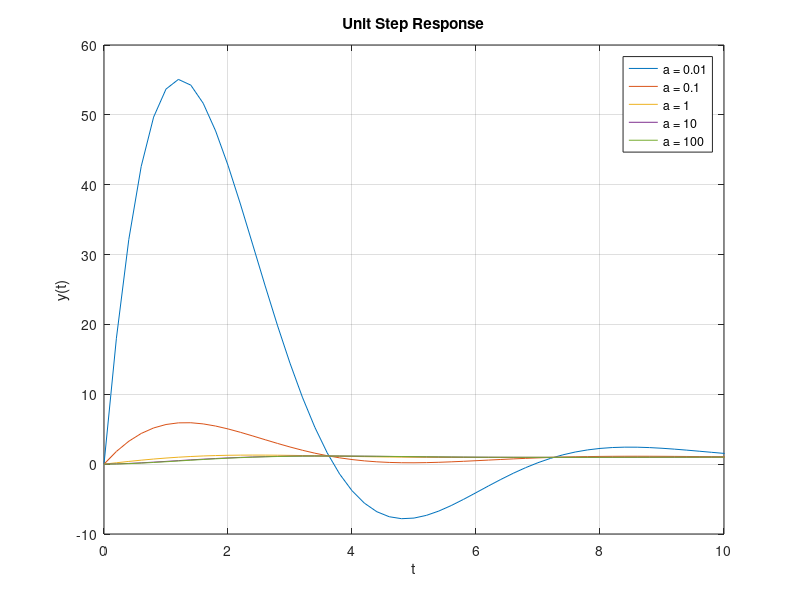

MATLAB code to generate this figure:
clear all;
clf
s = tf('s'); 
a=0.01;
G1 = (s/a+1)/(s^2+s+1);
a=0.1;
G2 = (s/a+1)/(s^2+s+1);
a=1;
G3 = (s/a+1)/(s^2+s+1);
a=10;
G4 = (s/a+1)/(s^2+s+1);
a=100;
G5 = (s/a+1)/(s^2+s+1);

step(G1,G2,G3,G4,G5);
legend('a = 0.01','a = 0.1','a = 1','a = 10','a = 100','Location','northeast');
axis([0 10 -10 60]);
grid on;
xlabel('t');
ylabel('y(t)');
title('Unit Step Response');
%pause;
